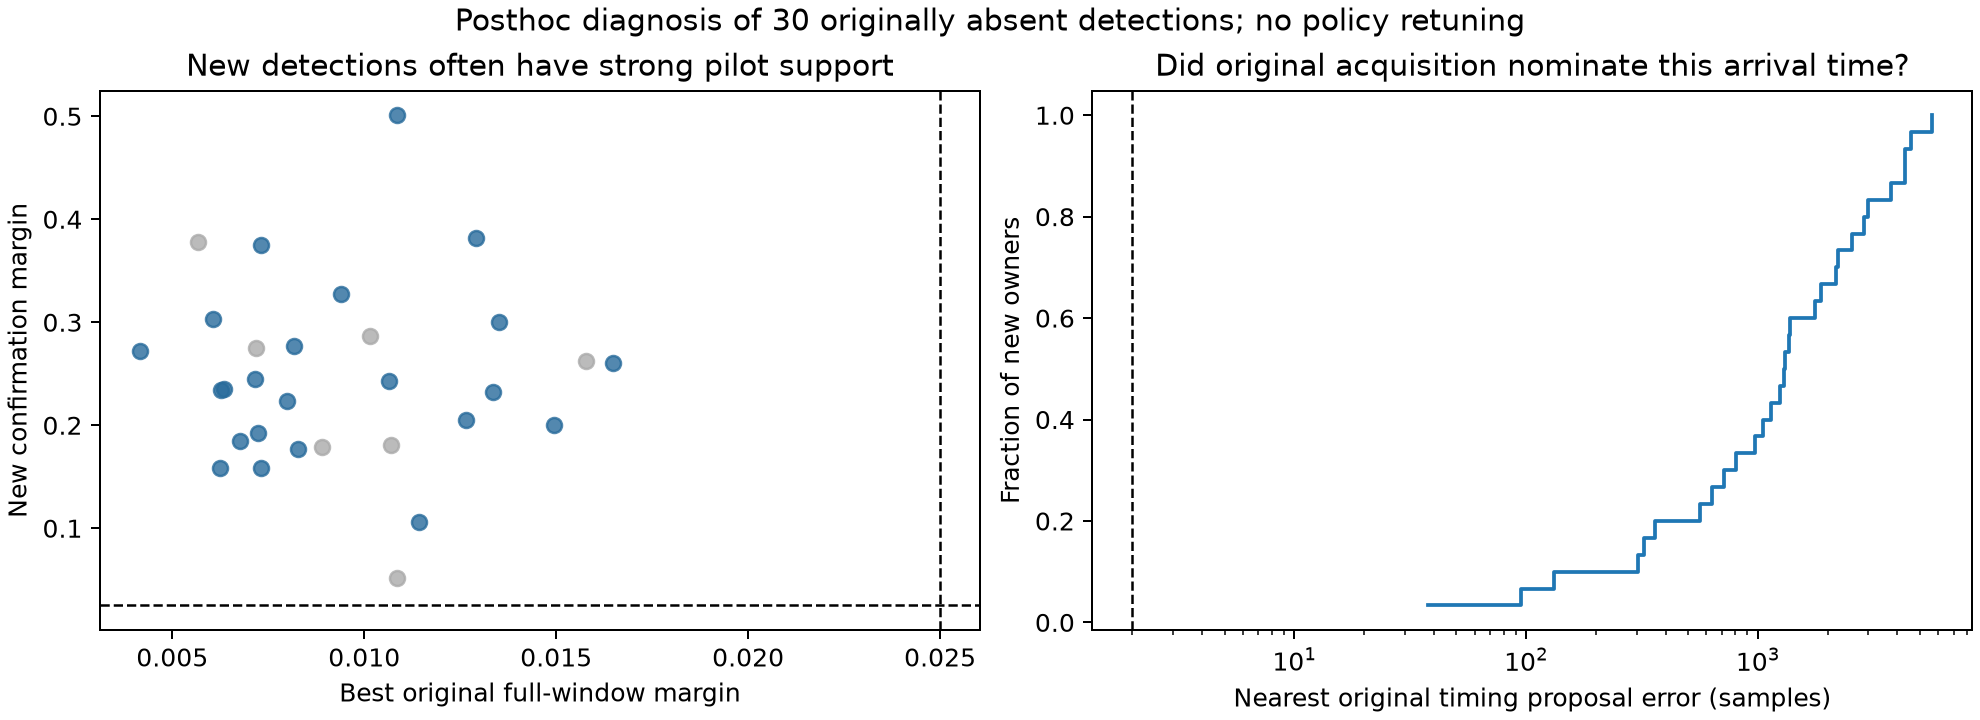

Write the Python code that produced this figure.
"""Posthoc nomination diagnosis; no target or scoring-policy changes."""
import gzip
import hashlib
import json
from pathlib import Path
import numpy as np
import matplotlib
matplotlib.use('Agg')
import matplotlib.pyplot as plt

ROOT = Path(__file__).resolve().parent


def main():
    rows, sources = [], {}
    for path in sorted((ROOT/'timing/outcomes').glob('DS*.json.gz')):
        sources[str(path)] = hashlib.sha256(path.read_bytes()).hexdigest()
        with gzip.open(path, 'rt') as handle:
            document = json.load(handle)
        for window in document['rows']:
            for cell in window.get('cells', []):
                found = cell['result'].get('search')
                originals = cell['original_fullwindow'].get('candidates', [])
                if not found or not found['evaluation']['admitted'] or any(c['passed_fractional_margin_gate'] for c in originals):
                    continue
                frequency = found['confirmation']['tracking_cfo_hz']
                epoch = found['confirmation']['epoch_samples']
                period = 10_000_000/750
                comparisons = []
                for original in originals:
                    other = original['integer_epoch_sample']+original['fractional_epoch_offset_samples']
                    timing = (other-epoch+period/2)%period-period/2
                    comparisons.append(dict(rank=original['candidate_rank'],
                        timing_difference_samples=timing,
                        CFO_difference_hz=original['fractional_tracking_cfo_hz']-frequency,
                        margin=original['fractional_margin']))
                rows.append(dict(prediction_id=cell['prediction_id'], case=window['case'],
                    channel=window['channel'], native_receiver=cell['receiver_id'],
                    original_proposals=len(originals), confirmation_margin=found['confirmation']['margin'],
                    best_original_margin=max((c['margin'] for c in comparisons), default=None),
                    nearest_timing_samples=min((abs(c['timing_difference_samples']) for c in comparisons), default=None),
                    nearest_CFO_hz=min((abs(c['CFO_difference_hz']) for c in comparisons), default=None),
                    has_joint_proposal_within2samples500Hz=any(abs(c['timing_difference_samples'])<=2 and abs(c['CFO_difference_hz'])<=500 for c in comparisons),
                    original_comparisons=comparisons))
    summary = dict(new_owners=len(rows),
        no_original_proposals=sum(r['original_proposals']==0 for r in rows),
        any_original_timing_within2samples=sum(r['nearest_timing_samples'] is not None and r['nearest_timing_samples']<=2 for r in rows),
        any_original_CFO_within500Hz=sum(r['nearest_CFO_hz'] is not None and r['nearest_CFO_hz']<=500 for r in rows),
        joint_original_within2samples500Hz=sum(r['has_joint_proposal_within2samples500Hz'] for r in rows),
        median_new_confirmation_margin=float(np.median([r['confirmation_margin'] for r in rows])))
    result=dict(schema='posthoc-original-acquisition-proposal-diagnosis/v1', summary=summary,
        rows=rows, source_hashes=sources, parameters_changed=False,
        limitations=['New confirmed timing/CFO is an evaluation reference, not external satellite truth.',
            'Timing differences are circular over a native frame; CFO differences are raw, without an assumed physical alias correction.',
            'Original margins use full support while new margins use confirmation support; they are labeled exposure contexts.'])
    (ROOT/'acquisition_missing_diagnosis.json').write_text(json.dumps(result, indent=2)+'\n')
    fig, axes=plt.subplots(1,2,figsize=(11,4),constrained_layout=True)
    for row in rows:
        if row['best_original_margin'] is not None:
            axes[0].scatter(row['best_original_margin'],row['confirmation_margin'],
                color='#286b9b' if row['channel']>=5 else '#aaa',alpha=.8)
    axes[0].axvline(.025,color='k',ls='--',lw=1);axes[0].axhline(.025,color='k',ls='--',lw=1)
    axes[0].set(xlabel='Best original full-window margin',ylabel='New confirmation margin',
                title='New detections often have strong pilot support')
    values=np.sort([r['nearest_timing_samples'] for r in rows if r['nearest_timing_samples'] is not None])
    axes[1].step(values,np.arange(1,len(values)+1)/len(values),where='post')
    axes[1].axvline(2,color='k',ls='--',lw=1)
    axes[1].set(xscale='log',xlabel='Nearest original timing proposal error (samples)',
                ylabel='Fraction of new owners',title='Did original acquisition nominate this arrival time?')
    fig.suptitle('Posthoc diagnosis of 30 originally absent detections; no policy retuning')
    for extension in ['png','pdf']:
        fig.savefig(ROOT/f'acquisition_missing_diagnosis.{extension}',dpi=180)
    plt.close(fig)
    print(json.dumps(summary,indent=2))


if __name__=='__main__':
    main()
